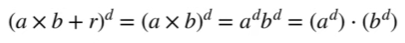
#> input picture Machine Learning/Support Vector Machine/Kernel Functions/images/rbf_eg.png, 405 x 43 px, found by its file name
$ jupyter execute --allow-errors 'Radial Basis Function (RBF - gaussian).ipynb'
#> lines starting #> are read from the running program, lines starting #| are printed output that depends on the picture
1. [Radial Basis Function](#radial-basis-function)

`#### Radial Basis Function:
- ```transforms``` the data points ```imaginarily``` to higher dimension and calculate the relationship between each data point
    - Classification: making data points linearly separable
    - Regression: making data points follow linearity property
- transforms the data points into ```infinite dimensions``` and it is difficult to visualize the transform like polynomial
- works like a ```Weighted Nearest Neighbor``` model
    - data points nearer will have more influence/say than the data points far away from it
    - ```weight = 1/distance```
- ```γ``` = scales the influence
    - hyperparameter and calculated via CV
    - influences the single training example for decision boundaries
    - ```↑ γ```, sharper boundaries
    - ```↓ γ```, smooth decision boundaries

[cell 1]
from PIL import Image
from IPython.display import display

#> (the rest of this cell did not finish here and is left out)

```Visualize RBF using Polynomial Kernel```:
- polynomial kernel with ```'r=0'``` and varying ```'d'``` values, we create equation similar to ```taylor series```

[cell 2]
from PIL import Image
from IPython.display import display

img = Image.open('images/rbf_eg.png')
#> img is the input picture: PIL image 405x43 RGBA; mean R, G, B, A 239.6, 239.6, 239.6, 255
new_image = img.resize((570, 70))
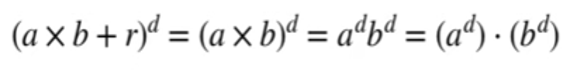
#> new_image: PIL image 570x70 RGBA; mean R, G, B, A 239.5, 239.5, 239.5, 255
display(new_image)

img = Image.open('images/rbf_add.png')
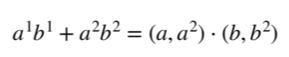
#> input picture Machine Learning/Support Vector Machine/Kernel Functions/images/rbf_add.png, 289 x 57 px, found by its file name
#> img is the input picture: PIL image 289x57 RGBA; mean R, G, B, A 243.9, 243.9, 243.9, 255
new_image = img.resize((360, 75))
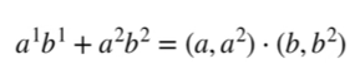
#> new_image: PIL image 360x75 RGBA; mean R, G, B, A 243.8, 243.8, 243.8, 255
display(new_image)

img = Image.open('images/rbf_add2.png')
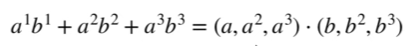
#> input picture Machine Learning/Support Vector Machine/Kernel Functions/images/rbf_add2.png, 412 x 46 px, found by its file name
#> img is the input picture: PIL image 412x46 RGBA; mean R, G, B, A 240.9, 240.9, 240.9, 255
new_image = img.resize((500, 60))
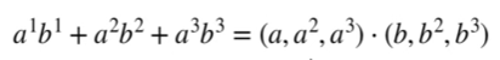
#> new_image: PIL image 500x60 RGBA; mean R, G, B, A 240.8, 240.8, 240.8, 255
display(new_image)

#> (the rest of this cell did not finish here and is left out)
